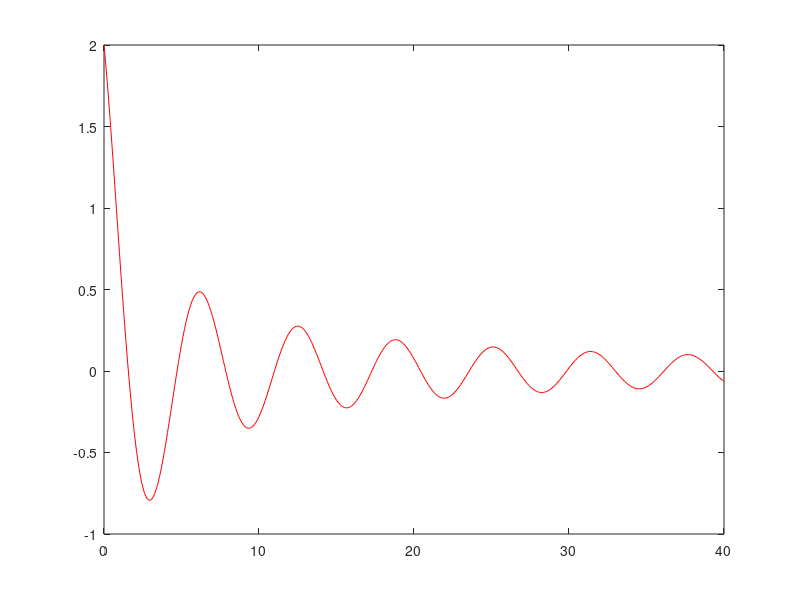

Write MATLAB code to recreate this figure. (Note: this script raises an error after producing the figure.)
figure
x1 = 0:0.1:40;
y1 = 4.*cos(x1)./(x1+2);
plot(x1,y1,'Color','r')
ax1 = gca; % current axes
ax1.XColor = 'r';
ax1.YColor = 'r';

ax1_pos = ax1.Position; % position of first axes
ax2 = axes('Position',ax1_pos,'XAxisLocation','top',...
    'YAxisLocation','right','Color','none');
%%
figure
X = randn(50,3); 
Y = reshape(1:150,50,3); 
[~,ax]=plotmatrix(X,Y); 
ax(1,1).YLabel.String='Test1'; 
ax(2,1).YLabel.String='Test2'; 
ax(3,1).YLabel.String='Test3'; 
ax(3,1).XLabel.String='Test7'; 
ax(3,2).XLabel.String='Test8'; 
ax(3,3).XLabel.String='Test9';
%%
figure
% Create a plot: 
plot([1 50 100],[5 10 12],'b-o')
% Set XTicks at desired locations for both km/h and mph:
set(gca,'xtick',[0 20 32.1869 40 60 64.3738 80 96.5606 100])
% Set XTickLabels at km/h locations, leave blank for mph:
set(gca,'xticklabel',{'0','20','','40','60','','80','','100'})
% Create text objects for the mph labels:
text([0; 32.1869; 64.3738; 96.5606],[4.4; 4.4; 4.4; 4.4],{'0','20','40','60'},'color','r','horizontalalignment','center')
% Create text objects for 'km/h' and 'mph':
text(-3,4.8,'km/h','horizontalalignment','right')
text(-3,4.4,'mph','horizontalalignment','right','color','r')